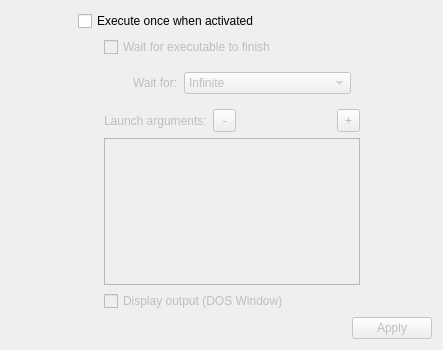
<?xml version="1.0" encoding="UTF-8"?>
<ui version="4.0">
 <class>CGetInfoExecuteDlg</class>
 <widget class="QWidget" name="CGetInfoExecuteDlg">
  <property name="geometry">
   <rect>
    <x>0</x>
    <y>0</y>
    <width>443</width>
    <height>350</height>
   </rect>
  </property>
  <property name="windowTitle">
   <string>Form</string>
  </property>
  <layout class="QVBoxLayout" name="verticalLayout_3">
   <item>
    <layout class="QHBoxLayout" name="horizontalLayout_2">
     <item>
      <spacer name="horizontalSpacer_2">
       <property name="orientation">
        <enum>Qt::Horizontal</enum>
       </property>
       <property name="sizeHint" stdset="0">
        <size>
         <width>13</width>
         <height>20</height>
        </size>
       </property>
      </spacer>
     </item>
     <item>
      <layout class="QGridLayout" name="gridLayout">
       <item row="2" column="0" colspan="3">
        <widget class="QCheckBox" name="executeOnceGB">
         <property name="text">
          <string>Execute once when activated</string>
         </property>
        </widget>
       </item>
       <item row="3" column="0">
        <spacer>
         <property name="orientation">
          <enum>Qt::Horizontal</enum>
         </property>
         <property name="sizeType">
          <enum>QSizePolicy::Fixed</enum>
         </property>
         <property name="sizeHint" stdset="0">
          <size>
           <width>20</width>
           <height>20</height>
          </size>
         </property>
        </spacer>
       </item>
       <item row="3" column="1">
        <widget class="QWidget" name="widget" native="true">
         <property name="enabled">
          <bool>false</bool>
         </property>
         <layout class="QVBoxLayout" name="verticalLayout_2">
          <property name="margin">
           <number>0</number>
          </property>
          <item>
           <layout class="QVBoxLayout" name="verticalLayout">
            <item>
             <widget class="QCheckBox" name="waitForCB">
              <property name="text">
               <string>Wait for executable to finish</string>
              </property>
             </widget>
            </item>
            <item>
             <widget class="QWidget" name="widget_2" native="true">
              <property name="enabled">
               <bool>false</bool>
              </property>
              <layout class="QHBoxLayout" name="horizontalLayout">
               <item>
                <spacer name="horizontalSpacer">
                 <property name="orientation">
                  <enum>Qt::Horizontal</enum>
                 </property>
                 <property name="sizeType">
                  <enum>QSizePolicy::Fixed</enum>
                 </property>
                 <property name="sizeHint" stdset="0">
                  <size>
                   <width>20</width>
                   <height>20</height>
                  </size>
                 </property>
                </spacer>
               </item>
               <item>
                <widget class="QLabel" name="waitForLA">
                 <property name="text">
                  <string>Wait for:</string>
                 </property>
                </widget>
               </item>
               <item>
                <widget class="QComboBox" name="waitForCO">
                 <property name="sizePolicy">
                  <sizepolicy hsizetype="Preferred" vsizetype="Fixed">
                   <horstretch>1</horstretch>
                   <verstretch>0</verstretch>
                  </sizepolicy>
                 </property>
                 <item>
                  <property name="text">
                   <string>Infinite</string>
                  </property>
                 </item>
                 <item>
                  <property name="text">
                   <string>5 Minutes</string>
                  </property>
                 </item>
                 <item>
                  <property name="text">
                   <string>10 Minutes</string>
                  </property>
                 </item>
                 <item>
                  <property name="text">
                   <string>15 Minutes</string>
                  </property>
                 </item>
                </widget>
               </item>
              </layout>
             </widget>
            </item>
           </layout>
          </item>
          <item>
           <layout class="QHBoxLayout" name="horizontalLayout_7">
            <item>
             <widget class="QLabel" name="argumentsLA">
              <property name="text">
               <string>Launch arguments:</string>
              </property>
             </widget>
            </item>
            <item>
             <widget class="QToolButton" name="deleteArgumentButton">
              <property name="sizePolicy">
               <sizepolicy hsizetype="Fixed" vsizetype="Fixed">
                <horstretch>23</horstretch>
                <verstretch>23</verstretch>
               </sizepolicy>
              </property>
              <property name="minimumSize">
               <size>
                <width>23</width>
                <height>23</height>
               </size>
              </property>
              <property name="maximumSize">
               <size>
                <width>23</width>
                <height>23</height>
               </size>
              </property>
              <property name="text">
               <string>-</string>
              </property>
             </widget>
            </item>
            <item>
             <spacer name="horizontalSpacer_5">
              <property name="orientation">
               <enum>Qt::Horizontal</enum>
              </property>
              <property name="sizeHint" stdset="0">
               <size>
                <width>40</width>
                <height>20</height>
               </size>
              </property>
             </spacer>
            </item>
            <item>
             <widget class="QToolButton" name="addArgumentButton">
              <property name="sizePolicy">
               <sizepolicy hsizetype="Fixed" vsizetype="Fixed">
                <horstretch>23</horstretch>
                <verstretch>23</verstretch>
               </sizepolicy>
              </property>
              <property name="minimumSize">
               <size>
                <width>23</width>
                <height>23</height>
               </size>
              </property>
              <property name="maximumSize">
               <size>
                <width>23</width>
                <height>23</height>
               </size>
              </property>
              <property name="text">
               <string>+</string>
              </property>
             </widget>
            </item>
           </layout>
          </item>
          <item>
           <widget class="QListWidget" name="argumentsListWidget">
            <property name="dragDropMode">
             <enum>QAbstractItemView::InternalMove</enum>
            </property>
           </widget>
          </item>
          <item>
           <widget class="QCheckBox" name="showDOSCB">
            <property name="text">
             <string>Display output (DOS Window)</string>
            </property>
           </widget>
          </item>
         </layout>
        </widget>
       </item>
      </layout>
     </item>
     <item>
      <spacer name="horizontalSpacer_3">
       <property name="orientation">
        <enum>Qt::Horizontal</enum>
       </property>
       <property name="sizeHint" stdset="0">
        <size>
         <width>13</width>
         <height>20</height>
        </size>
       </property>
      </spacer>
     </item>
    </layout>
   </item>
   <item>
    <spacer name="verticalSpacer">
     <property name="orientation">
      <enum>Qt::Vertical</enum>
     </property>
     <property name="sizeHint" stdset="0">
      <size>
       <width>20</width>
       <height>6</height>
      </size>
     </property>
    </spacer>
   </item>
   <item>
    <layout class="QHBoxLayout" name="horizontalLayout_3">
     <item>
      <spacer name="horizontalSpacer_4">
       <property name="orientation">
        <enum>Qt::Horizontal</enum>
       </property>
       <property name="sizeHint" stdset="0">
        <size>
         <width>5</width>
         <height>20</height>
        </size>
       </property>
      </spacer>
     </item>
     <item>
      <widget class="QPushButton" name="buttonApply">
       <property name="enabled">
        <bool>false</bool>
       </property>
       <property name="text">
        <string>Apply</string>
       </property>
      </widget>
     </item>
    </layout>
   </item>
  </layout>
 </widget>
 <tabstops>
  <tabstop>executeOnceGB</tabstop>
  <tabstop>waitForCB</tabstop>
  <tabstop>waitForCO</tabstop>
  <tabstop>showDOSCB</tabstop>
 </tabstops>
 <resources/>
 <connections>
  <connection>
   <sender>executeOnceGB</sender>
   <signal>toggled(bool)</signal>
   <receiver>widget</receiver>
   <slot>setEnabled(bool)</slot>
   <hints>
    <hint type="sourcelabel">
     <x>45</x>
     <y>21</y>
    </hint>
    <hint type="destinationlabel">
     <x>263</x>
     <y>62</y>
    </hint>
   </hints>
  </connection>
  <connection>
   <sender>waitForCB</sender>
   <signal>toggled(bool)</signal>
   <receiver>widget_2</receiver>
   <slot>setEnabled(bool)</slot>
   <hints>
    <hint type="sourcelabel">
     <x>82</x>
     <y>49</y>
    </hint>
    <hint type="destinationlabel">
     <x>96</x>
     <y>71</y>
    </hint>
   </hints>
  </connection>
 </connections>
</ui>
